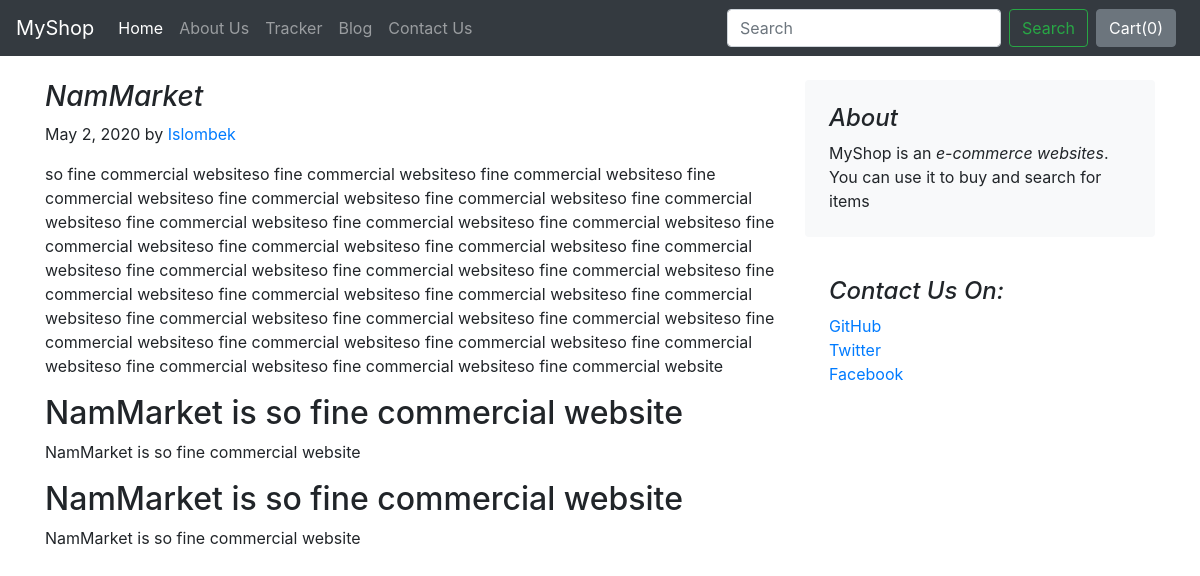
The page /blog/blogpost/1 on the database its author committed.
### blog/models.py (models this page shows, shortened)
class Blogpost(models.Model):
    post_id = models.AutoField(primary_key=True)
    title = models.CharField(max_length=50)
    head0 = models.CharField(max_length=500, default='')
    chead0 = models.CharField(max_length=5000, default='')
    head1 = models.CharField(max_length=500, default='')
    chead1 = models.CharField(max_length=5000, default='')
    head2 = models.CharField(max_length=500, default='')
    chead2 = models.CharField(max_length=5000, default='')
    desc = models.CharField(max_length=300)
    author = models.CharField(max_length=50,default='')
    pub_date = models.DateField()
    thumbnail = models.ImageField(upload_to='shop/images', default='')

### blog/views.py (the view)
# urls.py: path('blogpost/<int:id>',views.blogpost,name='blogPost')
def blogpost(request,id):
    post=Blogpost.objects.filter(post_id=id)[0]
    return render(request,'blog/blogpost.html',{'post':post})

### blog/templates/blog/blogpost.html (shortened to what this page needs)
{% extends 'blog/basic.html' %}
{% block body %}
<div class="container">
    <div class="row mt-4">
        <div class="col-md-8 blog-main">
            <h3 class="font-italic">
                {{ post.title }}
            </h3>
            <div class="blog-post">
                <p class="blog-post-meta">{{post.pub_date}} by <a href="#">{{post.author}}</a></p>
                <p>{{post.chead0}}</p>
                <h2>{{post.head1}}</h2>
                <p>{{post.chead1}}</p>
                <h2>{{post.head2}}</h2>
                <p>{{post.chead2}}</p>
            </div>
        </div>
        <aside class="col-md-4 blog-sidebar">
            <div class="p-4 mb-3 bg-light rounded">
                <h4 class="font-italic">About</h4>
                <p class="mb-0">MyShop is an <em>e-commerce websites</em>. You can use it to buy and search for items
                </p>
            </div>
            <div class="p-4">
                <h4 class="font-italic">Contact Us On:</h4>
                <ol class="list-unstyled">
                    <li><a href="#">GitHub</a></li>
                    <li><a href="#">Twitter</a></li>
                    <li><a href="#">Facebook</a></li>
                </ol>
            </div>
        </aside>
    </div>
</div>
{% endblock %}

### rows shown on the page
Blogpost: title "NamMarket", pub_date "May 2, 2020", author "Islombek", chead0 "so fine commercial websiteso fine commercial websiteso fine commercial websiteso fine commercial websiteso fine commercial websiteso fine commercial websiteso fine commercial websiteso fine commercial websiteso fine commercial websiteso fine commercial websiteso fine commercial websiteso fine commercial websiteso fine commercial websiteso fine commercial websiteso fine commercial websiteso fine commercial websiteso fine commercial websiteso fine commercial websiteso fine commercial websiteso fine commercial websiteso fine commercial websiteso fine commercial websiteso fine commercial websiteso fine commercial websiteso fine commercial websiteso fine commercial websiteso fine commercial…", head1 "NamMarket is so fine commercial website", chead1 "NamMarket is so fine commercial website", head2 "NamMarket is so fine commercial website", chead2 "NamMarket is so fine commercial website"
